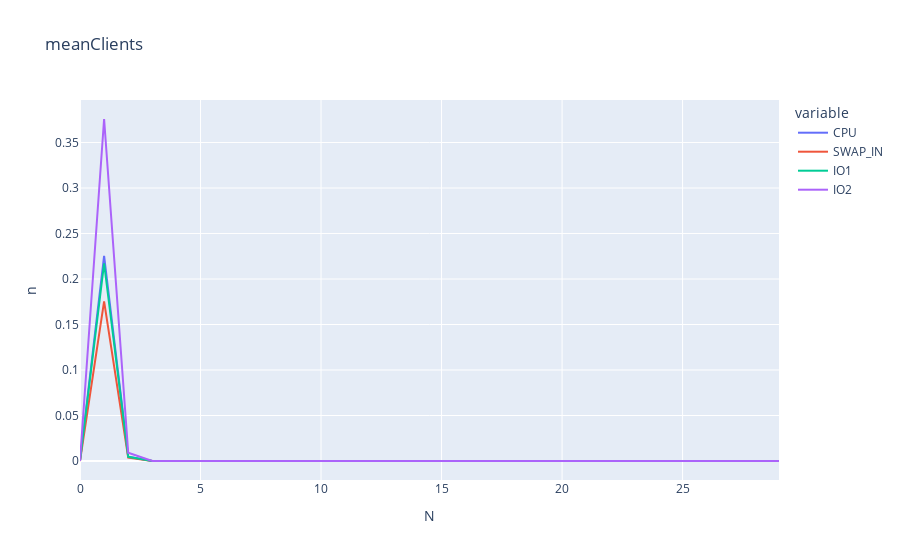

Here is the notebook cell this chart was saved with:
### Code cell
produce_graph_and_save(meanClients,"meanClients","n")

### Figure 1 — Plotly figure (JSON) as saved in the notebook; plotly's stock layout.template omitted (floating-point values rounded to 4 significant figures)
{"data": [{"hovertemplate": "variable=CPU<br>N=%{x}<br>value=%{y}<extra></extra>", "legendgroup": "CPU", "line": {"color": "#636efa", "dash": "solid"}, "marker": {"symbol": "circle"}, "mode": "lines", "name": "CPU", "orientation": "v", "showlegend": true, "type": "scatter", "x": [0, 1, 2, 3, 4, 5, 6, 7, 8, 9, 10, 11, 12, 13, 14, 15, 16, 17, 18, 19, 20, 21, 22, 23, 24, 25, 26, 27, 28, 29], "xaxis": "x", "y": [0, 0.2255, 0.004816, 3.336e-05, 2.343e-07, 1.524e-09, 9.435e-12, 5.644e-14, 3.287e-16, 1.874e-18, 1.049e-20, 5.784e-23, 3.146e-25, 1.691e-27, 8.996e-30, 4.742e-32, 2.479e-34, 1.286e-36, 6.632e-39, 3.399e-41, 1.733e-43, 8.794e-46, 4.444e-48, 2.237e-50, 1.122e-52, 5.614e-55, 2.801e-57, 1.394e-59, 6.919e-62, 3.428e-64], "yaxis": "y"}, {"hovertemplate": "variable=SWAP_IN<br>N=%{x}<br>value=%{y}<extra></extra>", "legendgroup": "SWAP_IN", "line": {"color": "#EF553B", "dash": "solid"}, "marker": {"symbol": "circle"}, "mode": "lines", "name": "SWAP_IN", "orientation": "v", "showlegend": true, "type": "scatter", "x": [0, 1, 2, 3, 4, 5, 6, 7, 8, 9, 10, 11, 12, 13, 14, 15, 16, 17, 18, 19, 20, 21, 22, 23, 24, 25, 26, 27, 28, 29], "xaxis": "x", "y": [0, 0.1754, 0.003592, 2.592e-05, 1.822e-07, 1.185e-09, 7.338e-12, 4.389e-14, 2.557e-16, 1.457e-18, 8.16e-21, 4.498e-23, 2.447e-25, 1.315e-27, 6.997e-30, 3.688e-32, 1.928e-34, 1.001e-36, 5.158e-39, 2.644e-41, 1.348e-43, 6.84e-46, 3.456e-48, 1.74e-50, 8.73e-53, 4.367e-55, 2.178e-57, 1.084e-59, 5.381e-62, 2.666e-64], "yaxis": "y"}, {"hovertemplate": "variable=IO1<br>N=%{x}<br>value=%{y}<extra></extra>", "legendgroup": "IO1", "line": {"color": "#00cc96", "dash": "solid"}, "marker": {"symbol": "circle"}, "mode": "lines", "name": "IO1", "orientation": "v", "showlegend": true, "type": "scatter", "x": [0, 1, 2, 3, 4, 5, 6, 7, 8, 9, 10, 11, 12, 13, 14, 15, 16, 17, 18, 19, 20, 21, 22, 23, 24, 25, 26, 27, 28, 29], "xaxis": "x", "y": [0, 0.2172, 0.004606, 3.212e-05, 2.256e-07, 1.467e-09, 9.085e-12, 5.435e-14, 3.166e-16, 1.805e-18, 1.01e-20, 5.569e-23, 3.029e-25, 1.628e-27, 8.663e-30, 4.566e-32, 2.387e-34, 1.239e-36, 6.386e-39, 3.273e-41, 1.669e-43, 8.469e-46, 4.279e-48, 2.154e-50, 1.081e-52, 5.406e-55, 2.697e-57, 1.342e-59, 6.663e-62, 3.301e-64], "yaxis": "y"}, {"hovertemplate": "variable=IO2<br>N=%{x}<br>value=%{y}<extra></extra>", "legendgroup": "IO2", "line": {"color": "#ab63fa", "dash": "solid"}, "marker": {"symbol": "circle"}, "mode": "lines", "name": "IO2", "orientation": "v", "showlegend": true, "type": "scatter", "x": [0, 1, 2, 3, 4, 5, 6, 7, 8, 9, 10, 11, 12, 13, 14, 15, 16, 17, 18, 19, 20, 21, 22, 23, 24, 25, 26, 27, 28, 29], "xaxis": "x", "y": [0, 0.3759, 0.00901, 5.583e-05, 3.905e-07, 2.539e-09, 1.572e-11, 9.406e-14, 5.479e-16, 3.123e-18, 1.749e-20, 9.639e-23, 5.243e-25, 2.818e-27, 1.499e-29, 7.903e-32, 4.132e-34, 2.144e-36, 1.105e-38, 5.665e-41, 2.888e-43, 1.466e-45, 7.407e-48, 3.729e-50, 1.871e-52, 9.357e-55, 4.668e-57, 2.323e-59, 1.153e-61, 5.714e-64], "yaxis": "y"}], "layout": {"legend": {"title": {"text": "variable"}, "tracegroupgap": 0}, "title": {"text": "meanClients"}, "xaxis": {"anchor": "y", "domain": [0, 1], "title": {"text": "N"}}, "yaxis": {"anchor": "x", "domain": [0, 1], "title": {"text": "n"}}}}
